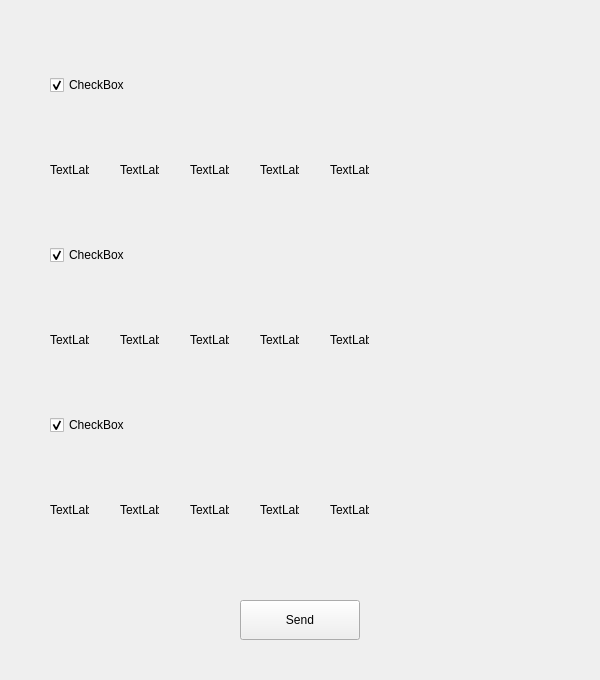
<?xml version="1.0" encoding="UTF-8"?>
<ui version="4.0">
 <class>Form</class>
 <widget class="QWidget" name="Form">
  <property name="geometry">
   <rect>
    <x>0</x>
    <y>0</y>
    <width>600</width>
    <height>680</height>
   </rect>
  </property>
  <property name="windowTitle">
   <string>Form</string>
  </property>
  <widget class="QCheckBox" name="breakfast_menu">
   <property name="geometry">
    <rect>
     <x>50</x>
     <y>50</y>
     <width>500</width>
     <height>70</height>
    </rect>
   </property>
   <property name="text">
    <string>CheckBox</string>
   </property>
   <property name="checked">
    <bool>true</bool>
   </property>
  </widget>
  <widget class="QLabel" name="breakfast_star_1">
   <property name="geometry">
    <rect>
     <x>50</x>
     <y>150</y>
     <width>39</width>
     <height>39</height>
    </rect>
   </property>
   <property name="text">
    <string>TextLabel</string>
   </property>
  </widget>
  <widget class="QLabel" name="breakfast_star_2">
   <property name="geometry">
    <rect>
     <x>120</x>
     <y>150</y>
     <width>39</width>
     <height>39</height>
    </rect>
   </property>
   <property name="text">
    <string>TextLabel</string>
   </property>
  </widget>
  <widget class="QLabel" name="breakfast_star_3">
   <property name="geometry">
    <rect>
     <x>190</x>
     <y>150</y>
     <width>39</width>
     <height>39</height>
    </rect>
   </property>
   <property name="text">
    <string>TextLabel</string>
   </property>
  </widget>
  <widget class="QLabel" name="breakfast_star_4">
   <property name="geometry">
    <rect>
     <x>260</x>
     <y>150</y>
     <width>39</width>
     <height>39</height>
    </rect>
   </property>
   <property name="text">
    <string>TextLabel</string>
   </property>
  </widget>
  <widget class="QLabel" name="breakfast_star_5">
   <property name="geometry">
    <rect>
     <x>330</x>
     <y>150</y>
     <width>39</width>
     <height>39</height>
    </rect>
   </property>
   <property name="text">
    <string>TextLabel</string>
   </property>
  </widget>
  <widget class="QLabel" name="lunch_star_4">
   <property name="geometry">
    <rect>
     <x>260</x>
     <y>320</y>
     <width>39</width>
     <height>39</height>
    </rect>
   </property>
   <property name="text">
    <string>TextLabel</string>
   </property>
  </widget>
  <widget class="QLabel" name="lunch_star_1">
   <property name="geometry">
    <rect>
     <x>50</x>
     <y>320</y>
     <width>39</width>
     <height>39</height>
    </rect>
   </property>
   <property name="text">
    <string>TextLabel</string>
   </property>
  </widget>
  <widget class="QLabel" name="lunch_star_5">
   <property name="geometry">
    <rect>
     <x>330</x>
     <y>320</y>
     <width>39</width>
     <height>39</height>
    </rect>
   </property>
   <property name="text">
    <string>TextLabel</string>
   </property>
  </widget>
  <widget class="QCheckBox" name="lunch_menu">
   <property name="geometry">
    <rect>
     <x>50</x>
     <y>220</y>
     <width>500</width>
     <height>70</height>
    </rect>
   </property>
   <property name="text">
    <string>CheckBox</string>
   </property>
   <property name="checked">
    <bool>true</bool>
   </property>
  </widget>
  <widget class="QLabel" name="lunch_star_3">
   <property name="geometry">
    <rect>
     <x>190</x>
     <y>320</y>
     <width>39</width>
     <height>39</height>
    </rect>
   </property>
   <property name="text">
    <string>TextLabel</string>
   </property>
  </widget>
  <widget class="QLabel" name="lunch_star_2">
   <property name="geometry">
    <rect>
     <x>120</x>
     <y>320</y>
     <width>39</width>
     <height>39</height>
    </rect>
   </property>
   <property name="text">
    <string>TextLabel</string>
   </property>
  </widget>
  <widget class="QCheckBox" name="dinner_menu">
   <property name="geometry">
    <rect>
     <x>50</x>
     <y>390</y>
     <width>500</width>
     <height>70</height>
    </rect>
   </property>
   <property name="text">
    <string>CheckBox</string>
   </property>
   <property name="checked">
    <bool>true</bool>
   </property>
  </widget>
  <widget class="QLabel" name="dinner_star_4">
   <property name="geometry">
    <rect>
     <x>260</x>
     <y>490</y>
     <width>39</width>
     <height>39</height>
    </rect>
   </property>
   <property name="text">
    <string>TextLabel</string>
   </property>
  </widget>
  <widget class="QLabel" name="dinner_star_2">
   <property name="geometry">
    <rect>
     <x>120</x>
     <y>490</y>
     <width>39</width>
     <height>39</height>
    </rect>
   </property>
   <property name="text">
    <string>TextLabel</string>
   </property>
  </widget>
  <widget class="QLabel" name="dinner_star_5">
   <property name="geometry">
    <rect>
     <x>330</x>
     <y>490</y>
     <width>39</width>
     <height>39</height>
    </rect>
   </property>
   <property name="text">
    <string>TextLabel</string>
   </property>
  </widget>
  <widget class="QLabel" name="dinner_star_1">
   <property name="geometry">
    <rect>
     <x>50</x>
     <y>490</y>
     <width>39</width>
     <height>39</height>
    </rect>
   </property>
   <property name="text">
    <string>TextLabel</string>
   </property>
  </widget>
  <widget class="QLabel" name="dinner_star_3">
   <property name="geometry">
    <rect>
     <x>190</x>
     <y>490</y>
     <width>39</width>
     <height>39</height>
    </rect>
   </property>
   <property name="text">
    <string>TextLabel</string>
   </property>
  </widget>
  <widget class="QPushButton" name="send_button">
   <property name="geometry">
    <rect>
     <x>240</x>
     <y>600</y>
     <width>120</width>
     <height>40</height>
    </rect>
   </property>
   <property name="text">
    <string>Send</string>
   </property>
  </widget>
 </widget>
 <resources/>
 <connections/>
</ui>
